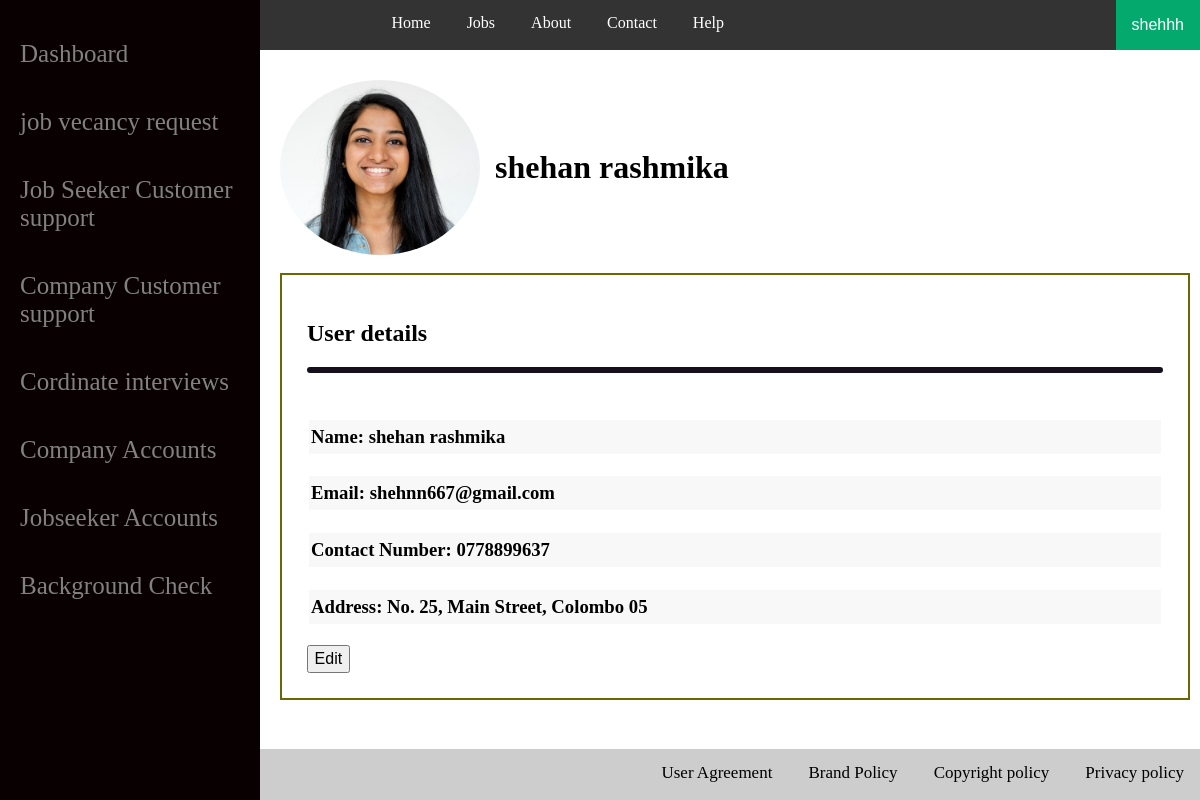
The app's page /dashboard.php (signed in) with its own data.
### tables this page shows
CREATE TABLE `recruiter` (
  `RecID` int(11) NOT NULL,
  `FName` varchar(25) NOT NULL,
  `LName` varchar(25) NOT NULL,
  `Email` varchar(40) NOT NULL,
  `Address` varchar(100) DEFAULT NULL,
  `UserID` int(11) DEFAULT NULL
);

CREATE TABLE `recruiter_contact` (
  `RecID` int(11) NOT NULL,
  `Phone` char(10) NOT NULL
);

### dashboard.php (the view, shortened to what this page needs)
<?php require_once 'config.php';
?>
<?php
$select = " SELECT R.FName,R.LName,R.Address,R.Email,P.Phone FROM Recruiter R, Recruiter_Contact P WHERE R.UserID = {$_SESSION['user_ID']}";
$run = $connection->query($select);
$row = $run->fetch_assoc();
?>
<!DOCTYPE html>
<html>
  <head>
    <link rel="stylesheet" href="css/logo.css">
  </head>
  <body>
    <nav>
      <ul class="topnav">
    <li><a href="stf_Home.php">Home</a></li>
    <li><a href="stf_Job.php">Jobs</a></li>
    <li><a href="#Add link">About</a></li>
    <li><a href="stf_Contact.php">Contact</a></li>
    <li><a href="#Add link">Help</a></li>
    <div class="dropdown" style="float:right;">
      <button class="dropbtn"><?php echo $_SESSION['user_name'] ?></button>
    </div>
  </ul>
    </nav>
    <nav>
      <div class="sidenav">
        <a href="dashboard.php">Dashboard</a>
        <a href="new job vacency.php">job vecancy request</a>
        <a href="job_seeker_customer_Support.php">Job Seeker Customer support</a >
        <a href="Company_customer Support.php">Company Customer support</a >
        <a href="shedule interview.php">Cordinate interviews</a>
        <a href="company accounts.php">Company Accounts</a>
        <a href="job seeker accounts.php">Jobseeker Accounts</a>
        <a href="#link Add">Background Check</a>
      </div>
    </nav>
    <nav>
      <div class="botnav">
        <a href="#home">User Agreement</a>
        <a href="#news">Brand Policy</a>
        <a href="#contact">Copyright policy</a>
        <a href="#contact">Privacy policy</a>
      </div>
    </nav>
    <div class="main">
      <div class="profile-icon-text">
        <img src="image/profile.jpeg" alt="Avatar" class="profileicon" />
        <h1 style="margin-left:15px;"><?php echo $row["FName"] . " " . $row["LName"]; ?></h1>
      </div>
<br>
      <div class="personal_details_border">
        <h2>User details</h2>
        <hr class="new">
        <br>
        <h3 >Name: <?php echo $row["FName"] . " " . $row["LName"]; ?>  </h3>
        <h3 >Email: <?php echo $row["Email"]; ?></h3>
        <h3 >Contact Number: <?php echo $row["Phone"]; ?></h3>
        <h3 >Address: <?php echo $row["Address"]; ?></h3>
        <form name="editpersonal" method="POST" action="edit-personal-data.php">
          <input name="edit" type="submit" value="Edit" class="edit_butt" onclick="edits()">
        </form>
      </div>
   </div>
  </body>
</html>

### css/logo.css (style rules this page uses)
.topnav { list-style-type: none; margin: 0; padding: 0; overflow: hidden; background-color: #333; text-align: center; }
.topnav li { display: inline-block; }
.topnav li a { display: block; color: white; text-align: center; padding: 14px 16px; text-decoration: none; }
body { margin: 0; padding-bottom: 50px; box-sizing: border-box; }
.botnav { position: fixed; bottom: 0; width: 100%; overflow: hidden; background-color: rgba(202, 202, 202, 0.943); text-align: right; }
.botnav a { display: block; color: black; text-align: center; padding: 14px 16px; text-decoration: none; font-size: 17px; border-bottom: 3px solid transparent; display: inline-block; }
.sidenav { height: 100%; width: 260px; position: fixed; z-index: 1; top: 0; left: 0; background-color: #090101; overflow-x: hidden; padding-top: 20px; }
.sidenav a { padding: 20px 8px 20px 20px; text-decoration: none; font-size: 25px; color: #818181; display: block; }
.main { margin-left: 270px; margin-top: 30px; padding: 0px 10px; }
.profileicon { border-radius: 50%; width:200px; }
hr.new { border: 3px rgb(22, 16, 28); border-style:solid; border-radius: 4px; }
.profile-icon-text { display: flex; justify-content: left; align-items: center; }
.personal_details_border { border:2px solid rgb(105, 105, 3); padding:25px; }
.edit_butt { padding:3px; width: 5%; font-size: medium; }
.personal_details_border h3 { border:2px solid rgb(255, 255, 255); background-color: #F8F8F8; padding:6px 1px 6px 2px; border-style: solid; font-weight: 580; }
.dropbtn { background-color: #04AA6D; color: white; padding: 16px; font-size: 16px; border: none; cursor: pointer; }

### records on screen
recruiter: FName "shehan", LName "rashmika", Email "shehnn667@gmail.com", Address "No. 25, Main Street, Colombo 05"
recruiter_contact: Phone "0778899637"

### other values on screen
$_SESSION['user_name'] "shehhh"
